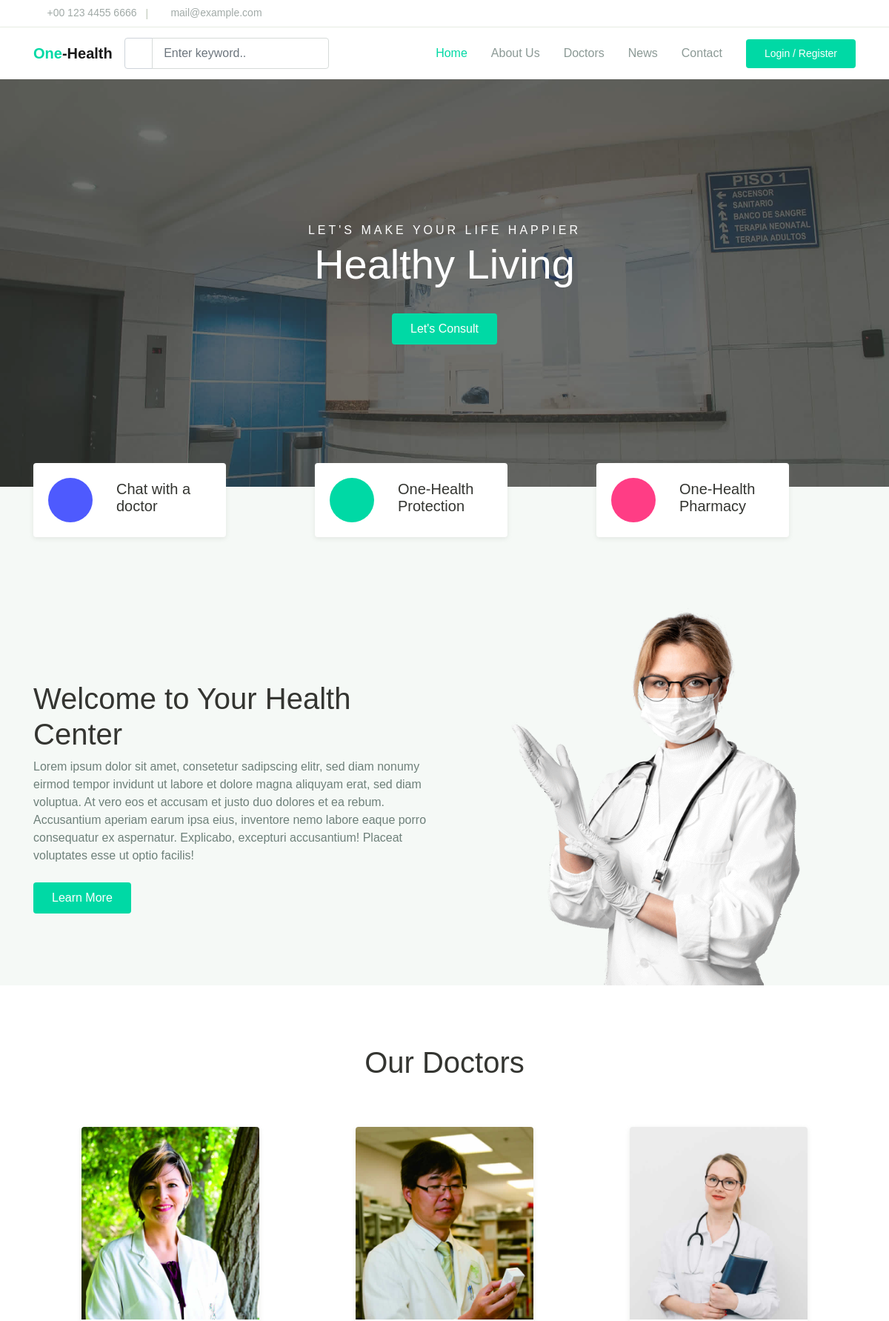
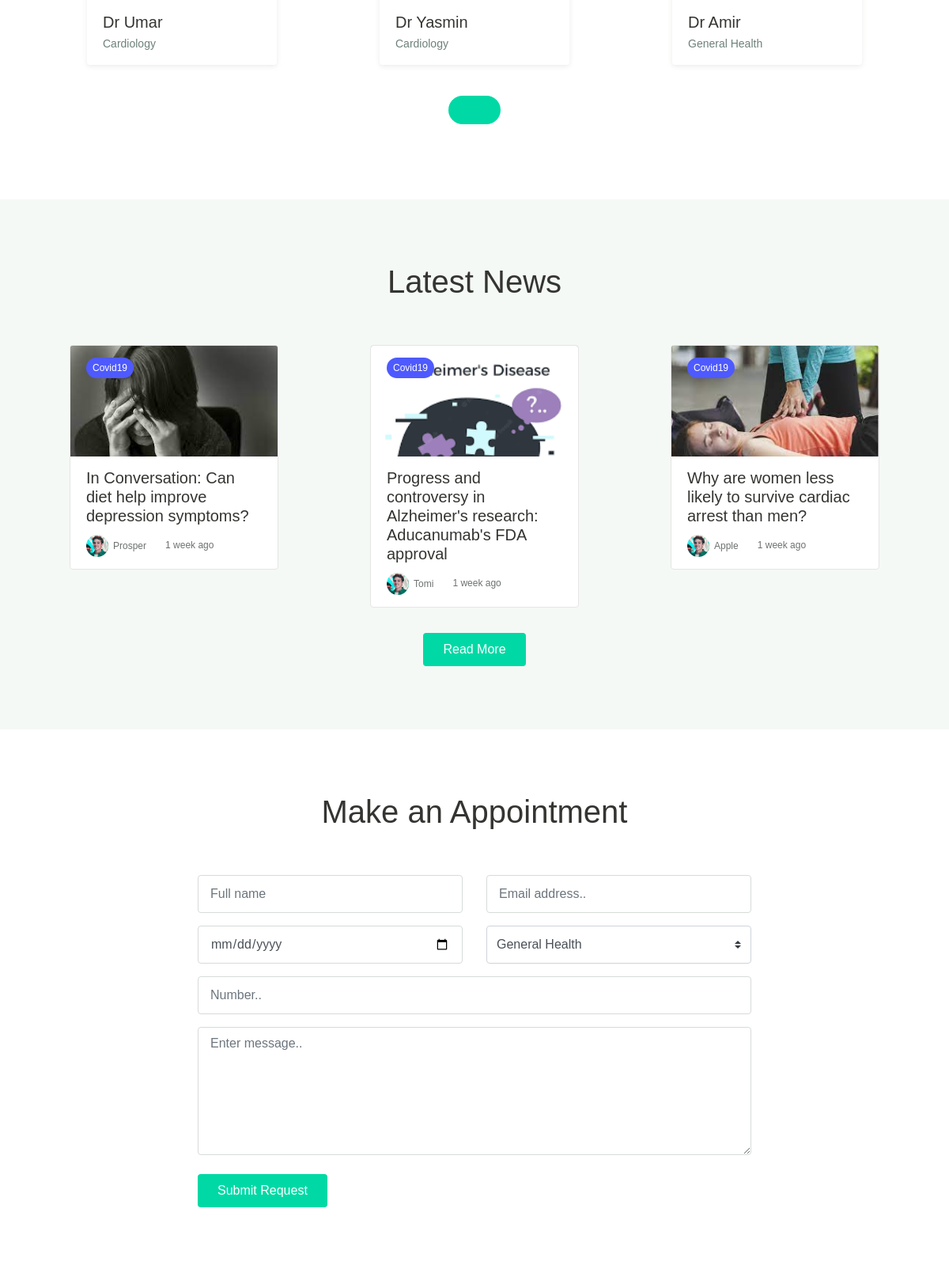
The page / (upper part) on the database its author committed (2 pictures, top to bottom).
### app/models.py (models this page shows, shortened)
class Doctor(models.Model):
    name = models.CharField(max_length=60)
    department = models.CharField(choices=departments, max_length=50)
    image = models.ImageField(default='default.jpg', upload_to='doctors')

class News(models.Model):
    headline = models.CharField(max_length=100)
    content = models.TextField()
    author = models.CharField(max_length=50)
    date = models.DateField()
    image = models.ImageField(default='default.jpg', upload_to='news images')
    slug = models.SlugField()
    class Meta:
        verbose_name_plural = 'News'

### app/views.py (the view)
# urls.py: path('', HomePage, name='home')
def HomePage(request):
    doctor = Doctor.objects.all()
    news = News.objects.all()
    context = {
        'doctors' : doctor,
        'news' : news
    }
    if request.method == 'POST':
        full_name = request.POST.get('full_name')
        email = request.POST.get('email')
        date = request.POST.get('date')
        department = request.POST.get('department')
        number = request.POST.get('number')
        message = request.POST.get('message')
        appointment =   Appointment.objects.create(full_name=full_name, email=email, date=date, department=department, number=number, message=message)
        appointment.save()
        messages.success(request, 'Your appointment has been made')
        return redirect('/')
    else:
        return render(request, 'app/index.html', context)

### app/templates/app/index.html (shortened to what this page needs)
{% load static %}
<!DOCTYPE html>
<html lang="en">
<head>
  <link rel="stylesheet" href="{% static 'app/assets/css/maicons.css' %}">
  <link rel="stylesheet" href="{% static 'app/assets/css/bootstrap.css' %}">
  <link rel="stylesheet" href="{% static 'app/assets/vendor/owl-carousel/css/owl.carousel.css' %}">
  <link rel="stylesheet" href="{% static 'app/assets/vendor/animate/animate.css' %}">
  <link rel="stylesheet" href="{% static 'app/assets/css/theme.css' %}">
</head>
<body>
  <header>
    <div class="topbar">
      <div class="container">
        <div class="row">
          <div class="col-sm-8 text-sm">
            <div class="site-info">
              <a href="#"><span class="mai-call text-primary"></span> +00 123 4455 6666</a>
              <span class="divider">|</span>
              <a href="#"><span class="mai-mail text-primary"></span> mail@example.com</a>
            </div>
          </div>
          <div class="col-sm-4 text-right text-sm">
            <div class="social-mini-button">
              <a href="#"><span class="mai-logo-facebook-f"></span></a>
              <a href="#"><span class="mai-logo-twitter"></span></a>
              <a href="#"><span class="mai-logo-dribbble"></span></a>
              <a href="#"><span class="mai-logo-instagram"></span></a>
            </div>
          </div>
        </div>
      </div>
    </div>
    <nav class="navbar navbar-expand-lg navbar-light shadow-sm">
      <div class="container">
        <a class="navbar-brand" href="#"><span class="text-primary">One</span>-Health</a>
        <form action="#">
          <div class="input-group input-navbar">
            <div class="input-group-prepend">
              <span class="input-group-text" id="icon-addon1"><span class="mai-search"></span></span>
            </div>
            <input type="text" class="form-control" placeholder="Enter keyword.." aria-label="Username" aria-describedby="icon-addon1">
          </div>
        </form>
        <div class="collapse navbar-collapse" id="navbarSupport">
          <ul class="navbar-nav ml-auto">
            <li class="nav-item active">
              <a class="nav-link" href="{% url 'home' %}">Home</a>
            </li>
            <li class="nav-item">
              <a class="nav-link" href="{% url 'about' %}">About Us</a>
            </li>
            <li class="nav-item">
              <a class="nav-link" href="{% url 'doctorpage' %}">Doctors</a>
            </li>
            <li class="nav-item">
              <a class="nav-link" href="{% url 'blog' %}">News</a>
            </li>
            <li class="nav-item">
              <a class="nav-link" href="{% url 'contact' %}">Contact</a>
            </li>
            <li class="nav-item">
              <a class="btn btn-primary ml-lg-3" href="{% url 'signup' %}">Login / Register</a>
            </li>
          </ul>
        </div>
      </div>
    </nav>
  </header>
  <div class="page-hero bg-image overlay-dark" style="background-image: url(/static/app/assets/img/bg_image_1.jpg);">
    <div class="hero-section">
      <div class="container text-center wow zoomIn">
        <span class="subhead">Let's make your life happier</span>
        <h1 class="display-4">Healthy Living</h1>
        <a href="#" class="btn btn-primary">Let's Consult</a>
      </div>
    </div>
  </div>
  <div class="bg-light">
    <div class="page-section py-3 mt-md-n5 custom-index">
      <div class="container">
        <div class="row justify-content-center">
          <div class="col-md-4 py-3 py-md-0">
            <div class="card-service wow fadeInUp">
              <div class="circle-shape bg-secondary text-white">
                <span class="mai-chatbubbles-outline"></span>
              </div>
              <p><span>Chat</span> with a doctor</p>
            </div>
          </div>
          <div class="col-md-4 py-3 py-md-0">
            <div class="card-service wow fadeInUp">
              <div class="circle-shape bg-primary text-white">
                <span class="mai-shield-checkmark"></span>
              </div>
              <p><span>One</span>-Health Protection</p>
            </div>
          </div>
          <div class="col-md-4 py-3 py-md-0">
            <div class="card-service wow fadeInUp">
              <div class="circle-shape bg-accent text-white">
                <span class="mai-basket"></span>
              </div>
              <p><span>One</span>-Health Pharmacy</p>
            </div>
          </div>
        </div>
      </div>
    </div>
    <div class="page-section pb-0">
      <div class="container">
        <div class="row align-items-center">
          <div class="col-lg-6 py-3 wow fadeInUp">
            <h1>Welcome to Your Health <br> Center</h1>
            <p class="text-grey mb-4">Lorem ipsum dolor sit amet, consetetur sadipscing elitr, sed diam nonumy eirmod tempor invidunt ut labore et dolore magna aliquyam erat, sed diam voluptua. At vero eos et accusam et justo duo dolores et ea rebum. Accusantium aperiam earum ipsa eius, inventore nemo labore eaque porro consequatur ex aspernatur. Explicabo, excepturi accusantium! Placeat voluptates esse ut optio facilis!</p>
            <a href="{% url 'about' %}" class="btn btn-primary">Learn More</a>
          </div>
          <div class="col-lg-6 wow fadeInRight" data-wow-delay="400ms">
            <div class="img-place custom-img-1">
              <img src="{% static 'app/assets/img/bg-doctor.png' %}" alt="">
            </div>
          </div>
        </div>
      </div>
    </div>
  </div>
  <div class="page-section">
    <div class="container">
      <h1 class="text-center mb-5 wow fadeInUp">Our Doctors</h1>
      <div class="owl-carousel wow fadeInUp" id="doctorSlideshow">
        {% for doctor in doctors %}
        <div class="item">
          <div class="card-doctor">
            <div class="header">
              <img src="{{doctor.image.url}}" alt="">
            </div>
            <div class="body">
              <p class="text-xl mb-0">{{doctor.name}}</p>
              <span class="text-sm text-grey">{{doctor.department}}</span>
            </div>
          </div>
        </div>
        {% endfor %}
      </div>
    </div>
  </div>
  <div class="page-section bg-light">
    <div class="container">
      <h1 class="text-center wow fadeInUp">Latest News</h1>
      <div class="row mt-5">
        {% for news in news|slice:":3" %}
        <div class="col-lg-4 py-2 wow zoomIn">
          <div class="card-blog">
            <div class="header">
              <div class="post-category">
                <a href="#">Covid19</a>
              </div>
              <a href="" class="post-thumb">
                <img src="{{news.image.url}}" alt="">
              </a>
            </div>
            <div class="body">
              <h5 class="post-title"><a href="{% url 'blog-detail' news.slug %}">{{news.headline}}</a></h5>
              <div class="site-info">
                <div class="avatar mr-2">
                  <div class="avatar-img">
                    <img src="{% static 'app/assets/img/person/person_1.jpg' %}" alt="">
                  </div>
                  <span>{{news.author}}</span>
                </div>
                <span class="mai-time"></span> 1 week ago
              </div>
            </div>
          </div>
        </div>
        {% endfor %}
        <div class="col-12 text-center mt-4 wow zoomIn">
          <a href="{% url 'blog' %}" class="btn btn-primary">Read More</a>
        </div>
      </div>
    </div>
  </div>
  <div class="page-section">
    <div class="container">
      <h1 class="text-center wow fadeInUp">Make an Appointment</h1>
      <form class="main-form" method="post">
        <div class="row mt-5 ">
          <div class="col-12 col-sm-6 py-2 wow fadeInLeft">
            <input type="text" class="form-control" name="full_name" placeholder="Full name">
          </div>
          <div class="col-12 col-sm-6 py-2 wow fadeInRight">
            <input type="text" class="form-control" name="email" placeholder="Email address..">
          </div>
          <div class="col-12 col-sm-6 py-2 wow fadeInLeft" data-wow-delay="300ms">
            <input type="date" name="date" class="form-control">
          </div>
          <div class="col-12 col-sm-6 py-2 wow fadeInRight" data-wow-delay="300ms">
            <select name="department" id="departement" class="custom-select" required id="id_department">
              <option value="General Health">General Health</option>
            </select>
          </div>
          <div class="col-12 py-2 wow fadeInUp" data-wow-delay="300ms">
            <input type="text" class="form-control" name="number" placeholder="Number..">
          </div>
          <div class="col-12 py-2 wow fadeInUp" data-wow-delay="300ms">
            <textarea name="message" id="message" class="form-control" rows="6" placeholder="Enter message.."></textarea>
          </div>
        </div>
        <button type="submit" class="btn btn-primary mt-3 wow zoomIn">Submit Request</button>
      </form>
    </div>
  </div>
</body>
</html>

### rows shown on the page
Doctor: image (picture), name "Dr Umar", department "Cardiology"
Doctor: image (picture), name "Dr Yasmin", department "Cardiology"
Doctor: image (picture), name "Dr Amir", department "General Health"
News: image (picture), headline "In Conversation: Can diet help improve depression symptoms?", author "Prosper"
News: image (picture), headline "Progress and controversy in Alzheimer's research: Aducanumab's FDA approval", author "Tomi"
News: image (picture), headline "Why are women less likely to survive cardiac arrest than men?", author "Apple"
